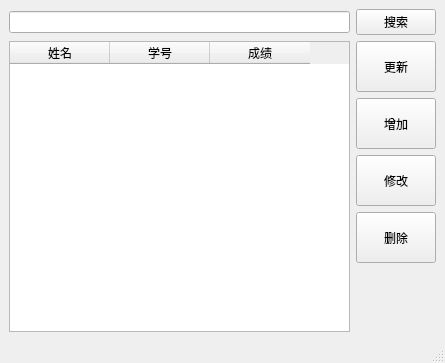
<?xml version="1.0" encoding="UTF-8"?>
<ui version="4.0">
 <class>MainWindow</class>
 <widget class="QMainWindow" name="MainWindow">
  <property name="geometry">
   <rect>
    <x>0</x>
    <y>0</y>
    <width>445</width>
    <height>363</height>
   </rect>
  </property>
  <property name="windowTitle">
   <string>MainWindow</string>
  </property>
  <widget class="QWidget" name="centralwidget">
   <layout class="QVBoxLayout" name="verticalLayout_3">
    <item>
     <layout class="QHBoxLayout" name="horizontalLayout">
      <item>
       <widget class="QLineEdit" name="lineEdit">
        <property name="minimumSize">
         <size>
          <width>311</width>
          <height>0</height>
         </size>
        </property>
       </widget>
      </item>
      <item>
       <widget class="QPushButton" name="btn_search">
        <property name="minimumSize">
         <size>
          <width>61</width>
          <height>23</height>
         </size>
        </property>
        <property name="text">
         <string>搜索</string>
        </property>
       </widget>
      </item>
     </layout>
    </item>
    <item>
     <layout class="QHBoxLayout" name="horizontalLayout_2">
      <item>
       <widget class="QTableWidget" name="tableWidget">
        <property name="minimumSize">
         <size>
          <width>311</width>
          <height>271</height>
         </size>
        </property>
        <property name="autoFillBackground">
         <bool>false</bool>
        </property>
        <property name="selectionMode">
         <enum>QAbstractItemView::SingleSelection</enum>
        </property>
        <property name="selectionBehavior">
         <enum>QAbstractItemView::SelectRows</enum>
        </property>
        <property name="sortingEnabled">
         <bool>true</bool>
        </property>
        <column>
         <property name="text">
          <string>姓名</string>
         </property>
        </column>
        <column>
         <property name="text">
          <string>学号</string>
         </property>
        </column>
        <column>
         <property name="text">
          <string>成绩</string>
         </property>
        </column>
       </widget>
      </item>
      <item>
       <layout class="QVBoxLayout" name="verticalLayout_2">
        <item>
         <layout class="QVBoxLayout" name="verticalLayout">
          <item>
           <widget class="QPushButton" name="btn_update">
            <property name="minimumSize">
             <size>
              <width>61</width>
              <height>51</height>
             </size>
            </property>
            <property name="text">
             <string>更新</string>
            </property>
           </widget>
          </item>
          <item>
           <widget class="QPushButton" name="btn_add">
            <property name="minimumSize">
             <size>
              <width>61</width>
              <height>51</height>
             </size>
            </property>
            <property name="text">
             <string>增加</string>
            </property>
           </widget>
          </item>
          <item>
           <widget class="QPushButton" name="btn_change">
            <property name="minimumSize">
             <size>
              <width>75</width>
              <height>51</height>
             </size>
            </property>
            <property name="text">
             <string>修改</string>
            </property>
           </widget>
          </item>
          <item>
           <widget class="QPushButton" name="btn_del">
            <property name="minimumSize">
             <size>
              <width>61</width>
              <height>51</height>
             </size>
            </property>
            <property name="text">
             <string>删除</string>
            </property>
           </widget>
          </item>
         </layout>
        </item>
        <item>
         <spacer name="verticalSpacer">
          <property name="orientation">
           <enum>Qt::Vertical</enum>
          </property>
          <property name="sizeHint" stdset="0">
           <size>
            <width>20</width>
            <height>13</height>
           </size>
          </property>
         </spacer>
        </item>
       </layout>
      </item>
     </layout>
    </item>
   </layout>
  </widget>
  <widget class="QMenuBar" name="menubar">
   <property name="geometry">
    <rect>
     <x>0</x>
     <y>0</y>
     <width>445</width>
     <height>23</height>
    </rect>
   </property>
  </widget>
  <widget class="QStatusBar" name="statusbar"/>
 </widget>
 <resources/>
 <connections/>
</ui>
